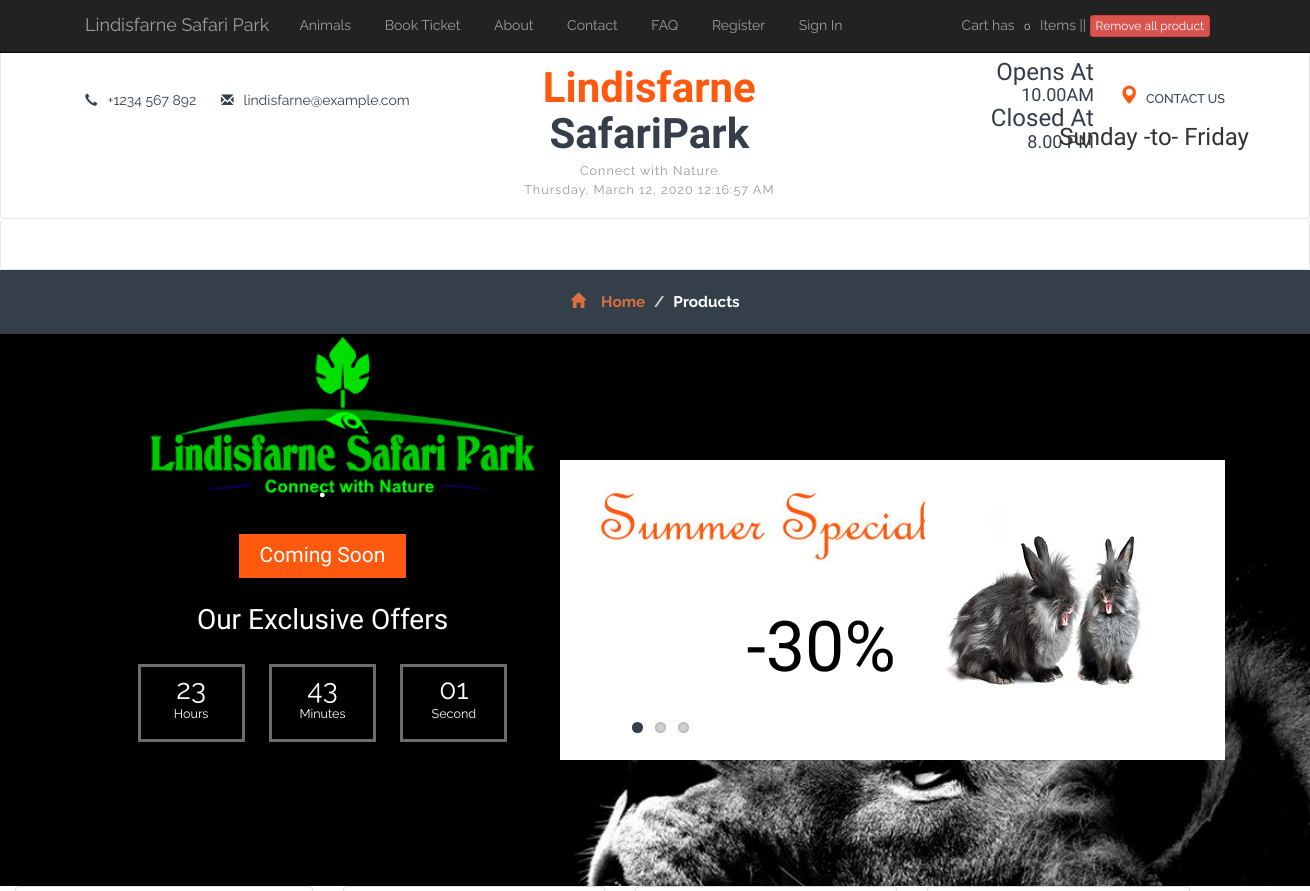
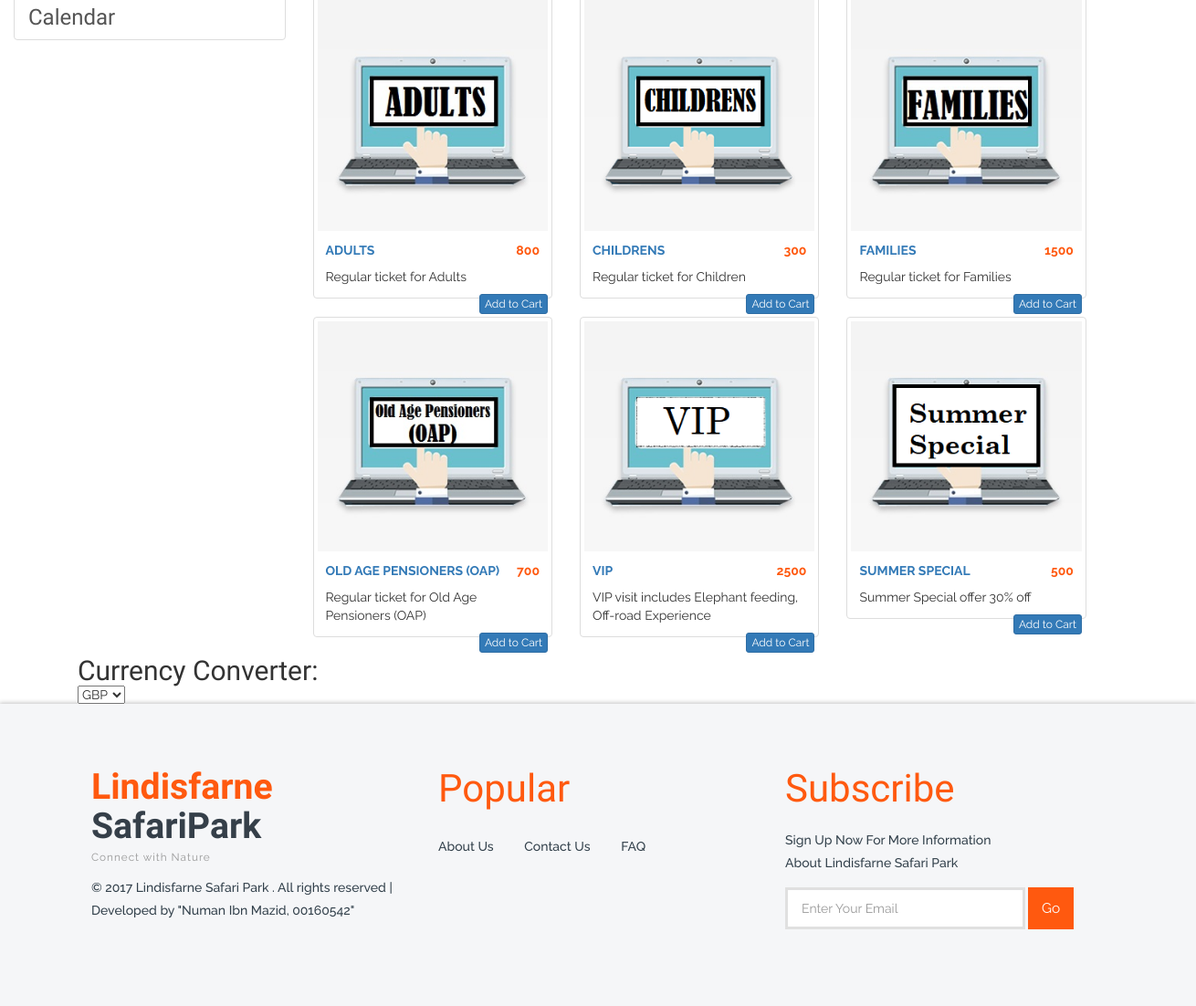
The page / on the database its author committed (2 pictures, top to bottom).
### tables this page shows
CREATE TABLE `product` (
  `id` int(11) NOT NULL,
  `name` varchar(25) NOT NULL,
  `price` float NOT NULL,
  `image` varchar(100) NOT NULL,
  `description` varchar(60) NOT NULL,
  `stock_quantity` int(100) NOT NULL
);

### index.php (the view, shortened to what this page needs)
	<?php include_once 'template/head.php' ?>
	<?php include_once 'template/header.php'; ?>
	<?php include_once 'template/nav-bar.php'; ?>
	<?php include_once 'template/banner.php' ?>
	<?php include_once 'template/sidebar.php'; ?>
<div class="container">
       <div class="row">
           <div class="col-md-9">
               <div class="row">
				<?php
					$sql = "SELECT * FROM product;";
					$con = connect();
					$result = $con->query($sql);
				?>
				<?php
				foreach($result as $row){ ?>
                   <div class="col-sm-4 col-lg-4 col-md-4">
                       <div class="thumbnail">
                           <img src="<?=BASE_URL?>images/uploads/<?=$row['image']?>" alt="">
                           <div class="caption">
                               <h4 class="pull-right price"><?=$row['price']?></h4>
                               <h4><a href="#"><?=$row['name']?></a>
                               </h4>
                               <p><?=$row['description']?> </p>
                           </div>
                            <p class="pull-right"><button onclick="addToCart(<?=$row['id']?>)"
						 class="btn btn-xs btn-primary btn-add-cart">Add to Cart</button></p>
                       </div>
                   </div>
				<?php } ?>
               </div>
           </div>
       </div>
<span> <h2>Currency Converter:</h2></span>
<select name="currencyList" id="currencyList">
	<option value="GBP">GBP</option>
</select>
   </div>
	<?php include_once 'template/footer.php' ?>

### template/head.php (shortened to what this page needs)
<head>
	<link href="css/bootstrap.css" rel="stylesheet" type="text/css" media="all" />
	<link href="css/style.css" rel="stylesheet" type="text/css" media="all" />
	<link href="css/custom.css" rel="stylesheet" type="text/css" media="all" />
	<link rel="stylesheet" href="css/flexslider.css" type="text/css" media="screen" />
	<link href="css/animate.min.css" rel="stylesheet">
	</head>

### template/header.php (shortened to what this page needs)
<div class="header">
	<div class="header-two navbar navbar-default">
		<div class="container">
			<div class="nav navbar-nav header-two-left">
				<ul>
					<li><i class="glyphicon glyphicon-earphone" aria-hidden="true"></i>+1234 567 892</li>
					<li><i class="glyphicon glyphicon-envelope" aria-hidden="true"></i><a href="index.php">lindisfarne@example.com</a></li>
				</ul>
			</div>
			<div class="nav navbar-nav logo wow zoomIn animated" data-wow-delay=".7s">
				<h1><a href="index.php">Lindisfarne <b>SafariPark</b><span class="tag">Connect with Nature </span> <span class="tag"><div id="clockbox"></div> </span> </a></h1>
			</div>
			<div class="nav navbar-nav navbar-right header-two-right">
				<div class="header-right my-account">
					<a href="contact.php"><span class="glyphicon glyphicon-map-marker" aria-hidden="true"></span> CONTACT US</a>
				</div>
				<div class="time_1">
					<div class="ope">
						<span><h3>Opens At</h3></span> <span><h4>10.00AM</h4></span>
					</div>
					<div class="clo">
						<span><h3>Closed At</h3></span> <span><h4>8.00 PM</h4></span>
					</div>
				</div>
				<div class="date">
					<h3>Sunday -to- Friday</h3>
				</div>
			</div>
			<div class="clearfix"> </div>
		</div>
	</div>
	<div class="top-nav navbar navbar-default">
		<div class="container">
			<nav class="navbar" role="navigation">
			</nav>
		</div>
	</div>
</div>
<div class="breadcrumbs">
	<div class="container">
		<ol class="breadcrumb breadcrumb1 animated wow slideInLeft" data-wow-delay=".5s">
			<li><a href="index.php"><span class="glyphicon glyphicon-home" aria-hidden="true"></span>Home</a></li>
			<li class="active">Products</li>
		</ol>
	</div>
</div>

### template/nav-bar.php (shortened to what this page needs)
<nav class="navbar navbar-inverse navbar-fixed-top" role="navigation">
       <div class="container">
           <div class="navbar-header">
               <a class="navbar-brand" href="index.php">Lindisfarne Safari Park</a>
           </div>
           <div class="collapse navbar-collapse" id="bs-example-navbar-collapse-1">
               <ul class="nav navbar-nav">
                   <?php if(!isset($_SESSION['role']) || (isset($_SESSION['role'])&& $_SESSION['role'] == 1)){ ?>
                   <li>
                       <a href="gellary.php">Animals</a>
                   </li>
				<li>
					<?php if(isset($_SESSION['isLoggedIn']) && $_SESSION['isLoggedIn']) { ?>
						<a href="order.php">Book Ticket</a>
					<?php }else {?>
						<a href="signin.php">Book Ticket</a>
					<?php } ?>
                   </li>
				<li>
                       <a href="about.php">About</a>
                   </li>
				<li>
                       <a href="contact.php">Contact</a>
                   </li>
				<li>
                       <a href="faq.php">FAQ</a>
                   </li>
				<li>
                       <a href="register.php">Register</a>
                   </li>
				<?php } ?>
				<li>
					<?php if(isset($_SESSION['isLoggedIn']) && $_SESSION['isLoggedIn']) { ?>
						<a href="logout.php"><?=$_SESSION['name']?>-(Logout)</a>
					<?php }else {?>
						<a href="signin.php">Sign In</a>
					<?php } ?>
                   </li>
               </ul>
			<span class="navbar-text pull-right">Cart has <span class="label label-inverse cart">0</span>
			Items || <button class="btn btn-xs btn-danger" onclick="removeAllProduct();">Remove all product</button></span>
           </div>
       </div>
</nav>

### template/banner.php (shortened to what this page needs)
<div class="banner">
	<div class="container">
		<div class="banner-text">
			<div class="col-sm-5 banner-left wow fadeInLeft animated" data-wow-delay=".5s">
				<h2>.</h2>
				<h3>Coming Soon </h3>
				<h4>Our Exclusive Offers</h4>
				<div class="count main-row">
					<ul id="example">
						<li><span class="hours">00</span><p class="hours_text">Hours</p></li>
						<li><span class="minutes">00</span><p class="minutes_text">Minutes</p></li>
						<li><span class="seconds">00</span><p class="seconds_text">Seconds</p></li>
					</ul>
				</div>
			</div>
			<div class="col-sm-7 banner-right wow fadeInRight animated" data-wow-delay=".5s">
				<section class="slider grid">
					<div class="flexslider">
						<ul class="slides">
							<li>
								<h4>-30%</h4>
								<img src="images/banner1.png" alt="">
							</li>
						</ul>
					</div>
				</section>
			</div>
		</div>
	</div>
</div>

### template/sidebar.php (shortened to what this page needs)
<div class="col-md-3">
		<a href="calendar.php" class="list-group-item"><h3>Calendar</h3></a>
	</div>

### template/footer.php (shortened to what this page needs)
<div class="footer">
	<div class="container">
		<div class="footer-info">
			<div class="col-md-4 footer-grids wow fadeInUp animated" data-wow-delay=".5s">
				<h4 class="footer-logo"><a href="index.php">Lindisfarne <b>SafariPark</b> <span class="tag">Connect with Nature </span> </a></h4>
				<p>© 2017 Lindisfarne Safari Park . All rights reserved | Developed by
				<a href="https://www.youtube.com/channel/UCNNlfUfTU61QaJDWPEakkeg" target="_blank">"Numan Ibn Mazid, 00160542"</a></p>
			</div>
			<div class="col-md-4 footer-grids wow fadeInUp animated" data-wow-delay=".7s">
				<h3>Popular</h3>
				<ul>
					<li><a href="about.php">About Us</a></li>
					<li><a href="contact.php">Contact Us</a></li>
					<li><a href="faq.php">FAQ</a></li>
				</ul>
			</div>
			<div class="col-md-4 footer-grids wow fadeInUp animated" data-wow-delay=".9s">
				<h3>Subscribe</h3>
				<a href="register.php"><p>Sign Up</a> Now For More Information <br> About Lindisfarne Safari Park </p>
				<form>
					<input type="text" placeholder="Enter Your Email" required="">
					<input type="submit" value="Go">
				</form>
			</div>
			<div class="clearfix"></div>
			<div class="container2">
			<div class="nav navbar-nav navbar-right social-icons wow fadeInRight animated" data-wow-delay=".5s">
				<ul>
					<li><a href="#"> </a></li>
					<li><a href="#" class="pin"> </a></li>
					<li><a href="#" class="in"> </a></li>
					<li><a href="#" class="be"> </a></li>
					<li><a href="#" class="you"> </a></li>
					<li><a href="#" class="vimeo"> </a></li>
				</ul>
			</div>
			<div class="clearfix"> </div>
			</div>
		</div>
	</div>
</div>

### css/custom.css (style rules this page uses)
.container2 { position:absolute; }

### css/flexslider.css (style rules this page uses)
.slides, .slides > li, .flex-control-nav, .flex-direction-nav { margin: 0; padding: 0; list-style: none; }
.flexslider { margin: 0; padding: 0; }
.flexslider .slides > li { display: none; -webkit-backface-visibility: hidden; }
.flexslider .slides img { display: block; margin-left: 25em; }
.flexslider .slides:after { content: "\0020"; display: block; clear: both; visibility: hidden; line-height: 0; height: 0; }
.flexslider { position: relative; zoom: 1; }
.flexslider .slides { zoom: 1; }

### template/header.php (style rules this page uses)
.time_1 { position: relative; left: -25px; top: 19px; color: #353F49; font-weight: 700; }
.date { position:relative; right: -130px; top: -8px; }

### rows shown on the page
product: image (picture), price "800", name "ADULTS", description "Regular ticket for Adults"
product: image (picture), price "300", name "CHILDRENS", description "Regular ticket for Children"
product: image (picture), price "1500", name "FAMILIES", description "Regular ticket for Families"
product: image (picture), price "700", name "OLD AGE PENSIONERS (OAP)", description "Regular ticket for Old Age Pensioners (OAP)"
product: image (picture), price "2500", name "VIP", description "VIP visit includes Elephant feeding, Off-road Experience"
product: image (picture), price "500", name "SUMMER SPECIAL", description "Summer Special offer 30% off"
